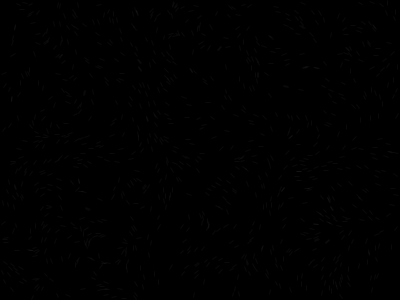
Frame 1 (no input)
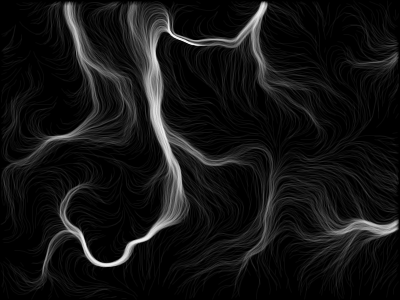
Frame 60 (the mouse pressed at the canvas centre just before this capture)
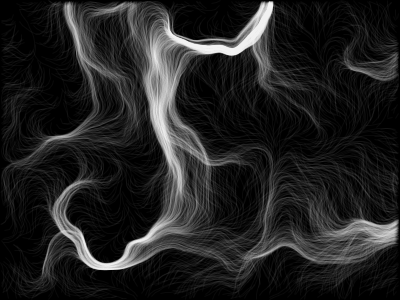
Frame 120 (the mouse held since frame 60 and released just before this capture)

The Processing sketch that drew these frames (run headless with seeded random() and noise(); from frame 60 on, the mouse is pressed at the canvas centre):

// Processing sketch: FloodFieldHYT
// ── FloodFieldHYT.pde
PVector[][] VV;
float[][] damp;
Particle[] PP;

int PARTS = 1000;
float ZOOM = 0.01;
float ROT = 0.01;
float MAG = 5;
int OPAC = 10;
color BKG = color(255,255,255);
int MARGIN = 1;

int h;

void setup()
{
  colorMode(HSB);
  size(400,300);
  background(0);
  
  VV = new PVector[width][height];
  damp = new float[width][height];
  for (int i=0; i<width; i++)
    for (int j=0; j<height; j++)
    {
      float n = noise(i*ZOOM,j*ZOOM)*TWO_PI*2;
      VV[i][j] = PVector.fromAngle(n);
      VV[i][j].setMag(MAG);
      damp[i][j] = noise(i*ROT,j*ROT)*PI/180;
    }
    
  
  
  PP = new Particle[PARTS];
  for (int i=0; i<PARTS; i++)
    PP[i] = new Particle();
}

void draw()
{
  println(frameRate);
 
  for (int i=0; i<width; i++)
    for (int j=0; j<height; j++)
    {
      VV[i][j].rotate(ROT);
    }
  for (int i=0; i<PARTS; i++)
    PP[i].show(color(255,OPAC));
}
// ── Particle.pde
class Particle
{
  PVector pos;
  PVector prev;
  
  Particle()
  {
    pos = new PVector(random(width),random(height));
  }
  
  void update()
  {
    prev = pos.copy();
    
    pos.add(VV[floor(pos.x)][floor(pos.y)]);
    
    if (pos.x > width-MARGIN || pos.x < MARGIN || pos.y > height-MARGIN || pos.y < MARGIN)
    {
      pos.x = random(width);
      pos.y = random(height);
      prev = pos.copy();
    }
  }
  
  void show(color h)
  {
    update();
    stroke(h);
    strokeCap(SQUARE);
    line(prev.x, prev.y, pos.x, pos.y);
  }
  
}
